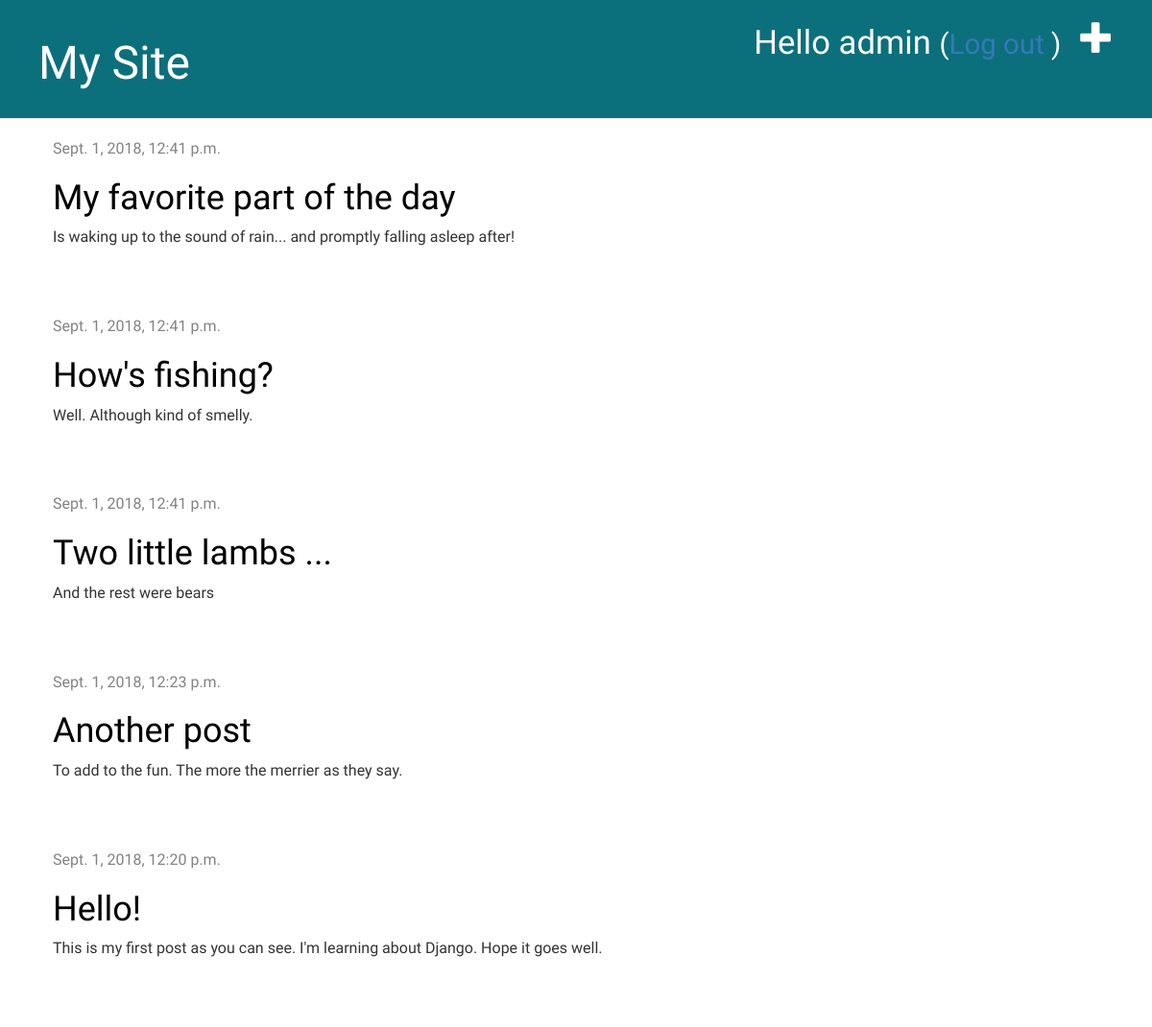
The app's page / (signed in) with its own data.
### blog/models.py (models this page shows, shortened)
class Post(models.Model):
    author = models.ForeignKey('auth.User', on_delete=models.CASCADE)
    title = models.CharField(max_length=200)
    text = models.TextField()
    created_date = models.DateTimeField(
        default=timezone.now)
    published_date = models.DateTimeField(
        blank=True, null=True)

### blog/views.py (the view)
# urls.py: path('', views.post_list, name='post_list'),
def post_list(request):
    posts = Post.objects.filter(published_date__lte=timezone.now()).order_by('-published_date')
    return render(request, 'blog/post_list.html', {'posts': posts})

### blog/templates/blog/post_list.html
{% extends 'blog/base.html' %}
{% block content %}
    {% for post in posts %}
        <div class="post">
            <div class="date">
                <p>{{ post.published_date }}</p>
            </div>
            <h1><a href="{% url 'post_detail' pk=post.pk %}">{{ post.title }}</a></h1>
            <p>{{ post.text|linebreaksbr }}</p>
        </div>
    {% endfor %}
{% endblock %}

### blog/templates/blog/base.html (shortened to what this page needs)
{% load static %}
<html>
    <head>
        <link rel="stylesheet" href="//maxcdn.bootstrapcdn.com/bootstrap/3.2.0/css/bootstrap.min.css">
        <link rel="stylesheet" href="//maxcdn.bootstrapcdn.com/bootstrap/3.2.0/css/bootstrap-theme.min.css">
        <link rel="stylesheet" href="{% static 'css/blog.css' %}">
    </head>
    <body>
        <div class="page-header">
            {% if user.is_authenticated %}
                <a href="{% url 'post_new' %}" class="top-menu"><span class="glyphicon glyphicon-plus"></span></a>
                <p class="top-menu">Hello {{ user.username }} <small>(<a href="{% url 'logout' %}?next=/">Log out </a>)</small></p>
            {% else %}
                <a href="{% url 'login' %}" class="top-menu"><span class="glyphicon glyphicon-lock"></span></a>
            {% endif %}
            <h1><a href="/">My Site</a></h1>
        </div>
        <div class="content container">
            <div class="row">
                <div class="col-md-8">
                {% block content %}
                {% endblock %}
                </div>
            </div>
        </div>
    </body>
    </body>
</html>

### blog/static/css/blog.css (style rules this page uses)
h1 a { color: #FCA205; font-family: 'Concert One'; }
.page-header { background-color: #0c6f7c; margin-top: 0; padding: 20px 20px 20px 40px; }
.page-header h1, .page-header h1 a, .page-header h1 a:visited, .page-header h1 a:active { color: #ffffff; font-size: 36pt; text-decoration: none; }
.content { margin-left: 40px; }
h1, h2, h3, h4 { font-family: 'Concert One', cursive; }
p { font-family: Asap; font-size: 16px; }
.date { color: #828282; }
.top-menu, .top-menu:hover, .top-menu:visited { color: #ffffff; float: right; font-size: 26pt; margin-right: 20px; font-family: Concert One; }
.post { margin-bottom: 70px; }
.post h1 a, .post h1 a:visited { color: #000000; }

### records on screen
Post: published_date "Sept. 1, 2018, 12:41 p.m.", title "My favorite part of the day", text "Is waking up to the sound of rain... and promptly falling asleep after!"
Post: published_date "Sept. 1, 2018, 12:41 p.m.", title "How's fishing?", text "Well. Although kind of smelly."
Post: published_date "Sept. 1, 2018, 12:41 p.m.", title "Two little lambs ...", text "And the rest were bears"
Post: published_date "Sept. 1, 2018, 12:23 p.m.", title "Another post", text "To add to the fun. The more the merrier as they say."
Post: published_date "Sept. 1, 2018, 12:20 p.m.", title "Hello!", text "This is my first post as you can see. I'm learning about Django. Hope it goes well."

### other values on screen
{{ user.username }} "admin"
